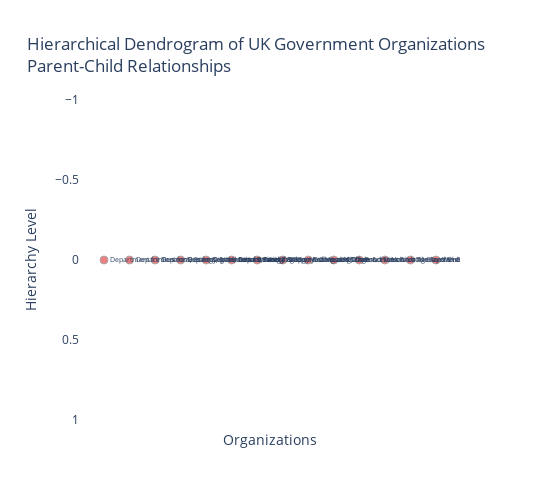

The notebook cell this image was saved under:
### Code cell
import plotly.figure_factory as ff
from collections import defaultdict

# Build the tree structure from parent-child relationships
def build_tree_hierarchy(df):
    """
    Build a hierarchical tree structure from the dataframe.
    Returns a list of roots (nodes with no parents) and a mapping of parent to children.
    """
    # Create parent->children mapping
    children_map = df[df['parent_id'].notna()][['parent_id','id']]
    # Find root nodes (nodes with no parents but with children)
    roots = df[(df['parent_id'].isna())&(df['child_organisations'].apply(len) > 0)]['id'].tolist()
    
    return roots, children_map

def create_dendrogram_data(node_id, children_map, labels, level=0, x_offset=0):
    """
    Recursively create dendrogram coordinates for hierarchical tree.
    Returns list of nodes with their positions and connections.
    """
    nodes = []
    children = children_map.get(node_id, [])
    
    if not children:
        # Leaf node
        nodes.append({
            'id': node_id,
            'label': labels.get(node_id, node_id),
            'x': x_offset,
            'y': level,
            'is_leaf': True
        })
        return nodes, x_offset + 1
    
    # Internal node - process children first
    child_nodes = []
    current_x = x_offset
    
    for child_id in children:
        child_data, current_x = create_dendrogram_data(
            child_id, children_map, labels, level + 1, current_x
        )
        child_nodes.extend(child_data)
    
    # Position parent at midpoint of children
    if child_nodes:
        child_x_positions = [n['x'] for n in child_nodes if n['id'] in children]
        parent_x = sum(child_x_positions) / len(child_x_positions)
    else:
        parent_x = x_offset
    
    nodes.append({
        'id': node_id,
        'label': labels.get(node_id, node_id),
        'x': parent_x,
        'y': level,
        'is_leaf': False
    })
    nodes.extend(child_nodes)
    
    return nodes, current_x

# Build tree hierarchy
roots, children_map = build_tree_hierarchy(df)

# Create dendrogram for each root (there may be multiple disconnected trees)
all_nodes = []
current_x_offset = 0

for root in roots:
    root_nodes, new_x_offset = create_dendrogram_data(
        root, children_map, labels, 0, current_x_offset
    )
    all_nodes.extend(root_nodes)
    current_x_offset = new_x_offset + 2  # Add spacing between trees

# Create plotly figure
fig = go.Figure()

# Draw edges
for _, row in df[df['parent_id'].notna()].iterrows():
    parent_id = row['parent_id']
    child_id = row['id']
    
    parent_node = next((n for n in all_nodes if n['id'] == parent_id), None)
    child_node = next((n for n in all_nodes if n['id'] == child_id), None)
    
    if parent_node and child_node:
        # Draw L-shaped connector (horizontal then vertical)
        fig.add_trace(go.Scatter(
            x=[parent_node['x'], parent_node['x'], child_node['x']],
            y=[parent_node['y'], child_node['y'], child_node['y']],
            mode='lines',
            line=dict(color='lightgray', width=1),
            hoverinfo='skip',
            showlegend=False
        ))

# Draw nodes
node_x = [n['x'] for n in all_nodes]
node_y = [n['y'] for n in all_nodes]
node_text = [n['label'] for n in all_nodes]
node_colors = ['lightcoral' if n['is_leaf'] else 'lightblue' for n in all_nodes]

fig.add_trace(go.Scatter(
    x=node_x,
    y=node_y,
    mode='markers+text',
    marker=dict(
        size=8,
        color=node_colors,
        line=dict(color='darkgray', width=1)
    ),
    text=node_text,
    textposition='middle right',
    textfont=dict(size=7),
    hovertext=node_text,
    hoverinfo='text',
    showlegend=False
))

fig.update_layout(
    title='Hierarchical Dendrogram of UK Government Organizations<br>Parent-Child Relationships',
    xaxis=dict(
        showgrid=False,
        zeroline=False,
        showticklabels=False,
        title='Organizations'
    ),
    yaxis=dict(
        showgrid=True,
        zeroline=False,
        title='Hierarchy Level',
        autorange='reversed'  # Put roots at top
    ),
    height=500,
    width=540,
    hovermode='closest',
    plot_bgcolor='white'
)

fig.show()

print(f"Total nodes: {len(all_nodes)}")
print(f"Root nodes (top-level organizations): {len(roots)}")
print(f"Organizations with parents: {len(df[df['parent_id'].notna()])}")

### Figure 1 — Plotly figure (JSON) as saved in the notebook; plotly's stock layout.template omitted (floating-point values rounded to 4 significant figures)
{"data": [{"hoverinfo": "text", "hovertext": ["Department for Business, Energy & Industrial Strategy", "Department for Business, Innovation & Skills", "Department for Digital, Culture, Media & Sport", "Department for International Trade", "Department for Levelling Up, Housing and Communities ", "Department of Energy & Climate Change", "Foreign & Commonwealth Office", "Ministry of Housing, Communities & Local Government (2018 to 2021)", "Stabilisation Unit", "UK Trade & Investment", "Food Standards Agency", "Northern Ireland Executive", "The Scottish Government", "Welsh Government"], "marker": {"color": ["lightcoral", "lightcoral", "lightcoral", "lightcoral", "lightcoral", "lightcoral", "lightcoral", "lightcoral", "lightcoral", "lightcoral", "lightcoral", "lightcoral", "lightcoral", "lightcoral"], "line": {"color": "darkgray", "width": 1}, "size": 8}, "mode": "markers+text", "showlegend": false, "text": ["Department for Business, Energy & Industrial Strategy", "Department for Business, Innovation & Skills", "Department for Digital, Culture, Media & Sport", "Department for International Trade", "Department for Levelling Up, Housing and Communities ", "Department of Energy & Climate Change", "Foreign & Commonwealth Office", "Ministry of Housing, Communities & Local Government (2018 to 2021)", "Stabilisation Unit", "UK Trade & Investment", "Food Standards Agency", "Northern Ireland Executive", "The Scottish Government", "Welsh Government"], "textfont": {"size": 7}, "textposition": "middle right", "type": "scatter", "x": [0, 3, 6, 9, 12, 15, 18, 21, 24, 27, 30, 33, 36, 39], "y": [0, 0, 0, 0, 0, 0, 0, 0, 0, 0, 0, 0, 0, 0]}], "layout": {"height": 500, "hovermode": "closest", "plot_bgcolor": "white", "title": {"text": "Hierarchical Dendrogram of UK Government Organizations<br>Parent-Child Relationships"}, "width": 540, "xaxis": {"showgrid": false, "showticklabels": false, "title": {"text": "Organizations"}, "zeroline": false}, "yaxis": {"autorange": "reversed", "showgrid": true, "title": {"text": "Hierarchy Level"}, "zeroline": false}}}
